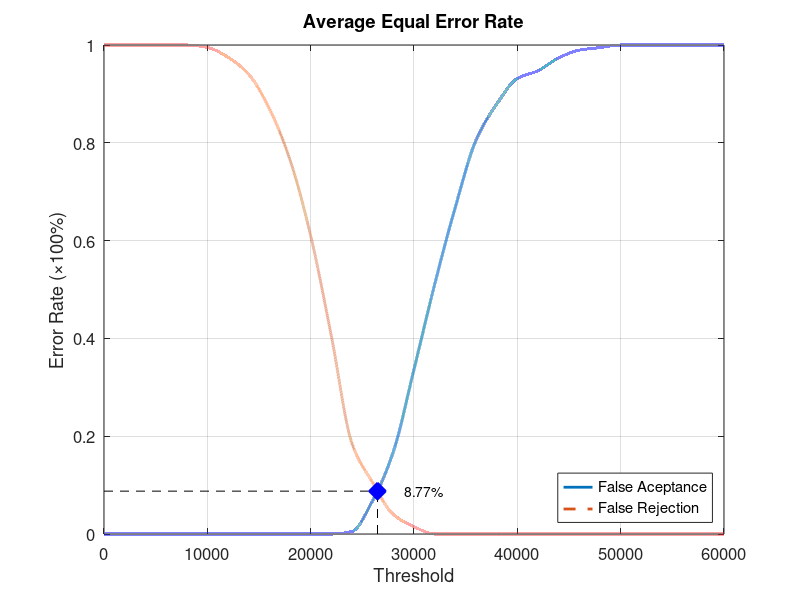
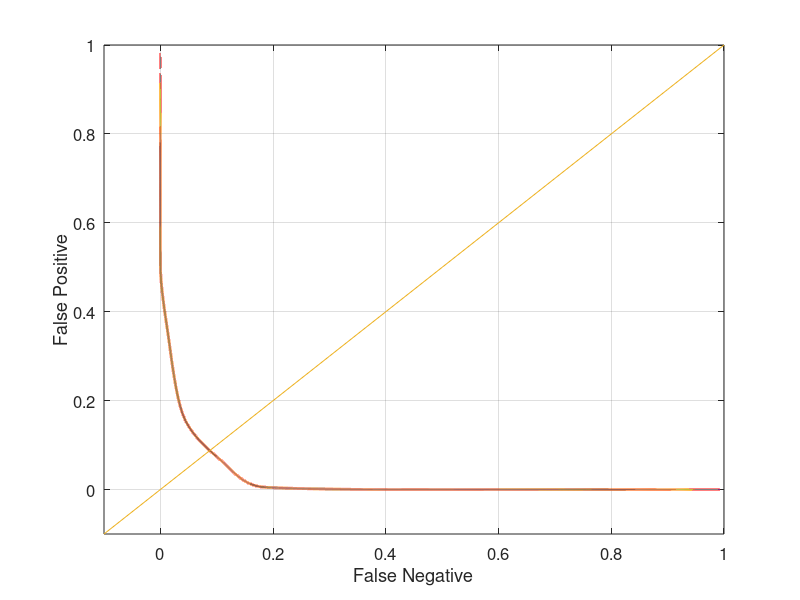

These charts were generated, in order, by the following MATLAB code:
function yEER = Database4_2
close all;
clear;
clc;
x = 0:2000:60000;
xq = 0:0.5:60000;

y0 = [0 0 0 0 0 0 0 0 0 0 0 0 0.00526316 0.0684211 0.168421 0.336842 0.510526 0.668421 0.805263 0.878947 0.931579 0.947368 0.973684 0.989474 0.994737 1 1 1 1 1 1];
yy0 = interp1(x, y0, xq, 'pchip');
y1 = [1 1 1 1 1 0.995 0.975 0.94 0.87 0.765 0.61 0.405 0.185 0.105 0.04 0.015 0 0 0 0 0 0 0 0 0 0 0 0 0 0 0];
yy1 = interp1(x, y1, xq, 'pchip');

% Calculating EER: 
y2 = abs(y0 - y1);
find(y2 == min(y2))
yy2 = abs(yy0 - yy1);
xEER = find(yy2 == min(yy2));
xEERIndex = xq(xEER) % X-axis EER
yEER = yy0(xEER) % Y-axis EER

main = figure
plot(xq, yy0,'-','LineWidth', 2);	hold on
plot(xq, yy1,'--','LineWidth', 2);	hold on
plot([xEERIndex xEERIndex], [0 yEER], 'k--');	hold on
plot([0 xEERIndex], [yEER yEER], 'k--');	hold on
plot(xEERIndex, yEER, 'bx', 'LineWidth', 10);	hold on
text(xEERIndex + 10 * xEERIndex / 100, yEER, [num2str(round((10000 * yEER)) / 100) '%'])
legend('False Aceptance', 'False Rejection', 'Location', 'SouthEast')
xlabel('Threshold')
ylabel('Error Rate (\times100%)')
title('Average Equal Error Rate')
set(gca, 'FontSize', 12)
axis([0 60000 0 1])
grid on

print(main, 'Database4_2Main', '-dpng');
FNRxFPR = figure('Color', [1 1 1]);
plot(yy1, yy0, '-', yy1, yy0, 'LineWidth', 2);
hold on
y = -0.1:0.1:1
plot(y, y); 
set(gca, 'FontSize', 12)
xlabel('False Negative')
ylabel('False Positive')
axis([-0.1 1 -0.1 1])
set(gca, 'FontSize', 12)
grid on

print(FNRxFPR, 'Database4_2FNRxFPR','-dpng');
end
